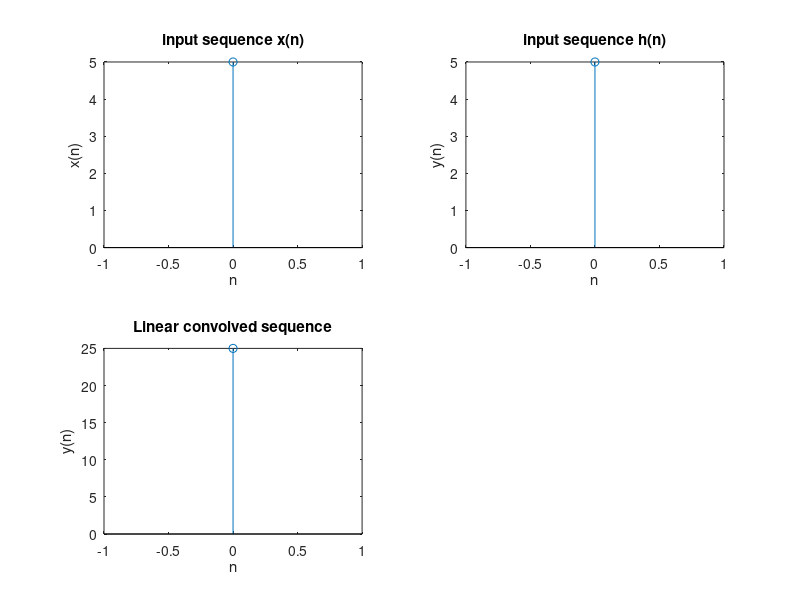

MATLAB code for this plot:
clc; close all; clear all
x = input('Enter the input sequence x(n):');
h = input('Enter the impulse response h(n):');
N = length(x) + length(h) - 1;
Xk = fft(x,N)
Hk = fft(h,N)
Yk = Xk .* Hk
yn = ifft(Yk)

% to plot the input sequences
figure(1); n1 = 0:length(x)-1;
subplot(2,2,1), stem(n1,x);
xlabel('n'); ylabel('x(n)');
title('input sequence x(n)');

n2 = 0:length(h)-1;
subplot(2,2,2), stem(n2,h);
xlabel('n'); ylabel('y(n)');
title('input sequence h(n)');

% to plot convolved sequences
n3 = 0:length(yn)-1;
subplot(2,2,3), stem(n3,yn);
xlabel('n'); ylabel('y(n)');
title('Linear convolved sequence');
